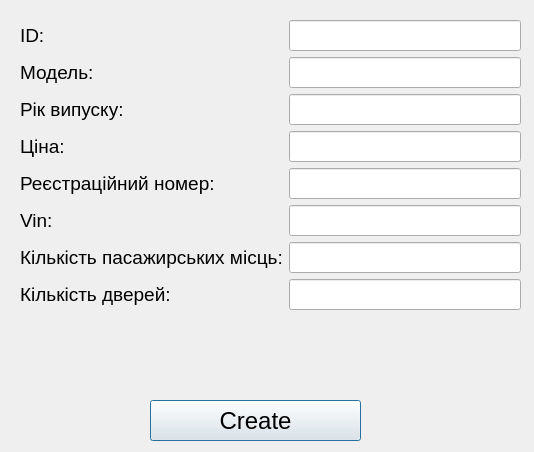
<?xml version="1.0" encoding="UTF-8"?>
<ui version="4.0">
 <class>CreateCar</class>
 <widget class="QDialog" name="CreateCar">
  <property name="geometry">
   <rect>
    <x>0</x>
    <y>0</y>
    <width>534</width>
    <height>452</height>
   </rect>
  </property>
  <property name="windowTitle">
   <string>Dialog</string>
  </property>
  <property name="styleSheet">
   <string notr="true"/>
  </property>
  <widget class="QWidget" name="formWidget" native="true">
   <property name="geometry">
    <rect>
     <x>20</x>
     <y>20</y>
     <width>501</width>
     <height>371</height>
    </rect>
   </property>
   <layout class="QFormLayout" name="formLayout">
    <item row="0" column="0">
     <widget class="QLabel" name="label_2">
      <property name="font">
       <font>
        <pointsize>14</pointsize>
       </font>
      </property>
      <property name="styleSheet">
       <string notr="true"/>
      </property>
      <property name="text">
       <string>ID:</string>
      </property>
     </widget>
    </item>
    <item row="0" column="1">
     <widget class="QLineEdit" name="idLe">
      <property name="font">
       <font>
        <pointsize>14</pointsize>
       </font>
      </property>
     </widget>
    </item>
    <item row="1" column="0">
     <widget class="QLabel" name="label_3">
      <property name="font">
       <font>
        <pointsize>14</pointsize>
       </font>
      </property>
      <property name="styleSheet">
       <string notr="true"/>
      </property>
      <property name="text">
       <string>Модель:</string>
      </property>
     </widget>
    </item>
    <item row="1" column="1">
     <widget class="QLineEdit" name="modelsLe">
      <property name="font">
       <font>
        <pointsize>14</pointsize>
       </font>
      </property>
     </widget>
    </item>
    <item row="2" column="0">
     <widget class="QLabel" name="label_4">
      <property name="font">
       <font>
        <pointsize>14</pointsize>
       </font>
      </property>
      <property name="styleSheet">
       <string notr="true"/>
      </property>
      <property name="text">
       <string>Рік випуску:</string>
      </property>
     </widget>
    </item>
    <item row="2" column="1">
     <widget class="QLineEdit" name="yearofManufactureLe">
      <property name="font">
       <font>
        <pointsize>14</pointsize>
       </font>
      </property>
     </widget>
    </item>
    <item row="3" column="0">
     <widget class="QLabel" name="label_5">
      <property name="font">
       <font>
        <pointsize>14</pointsize>
       </font>
      </property>
      <property name="styleSheet">
       <string notr="true"/>
      </property>
      <property name="text">
       <string>Ціна:</string>
      </property>
     </widget>
    </item>
    <item row="3" column="1">
     <widget class="QLineEdit" name="priceLe">
      <property name="font">
       <font>
        <pointsize>14</pointsize>
       </font>
      </property>
     </widget>
    </item>
    <item row="4" column="0">
     <widget class="QLabel" name="label_6">
      <property name="font">
       <font>
        <pointsize>14</pointsize>
       </font>
      </property>
      <property name="styleSheet">
       <string notr="true"/>
      </property>
      <property name="text">
       <string>Реєстраційний номер:</string>
      </property>
     </widget>
    </item>
    <item row="4" column="1">
     <widget class="QLineEdit" name="registrationNumberLe">
      <property name="font">
       <font>
        <pointsize>14</pointsize>
       </font>
      </property>
     </widget>
    </item>
    <item row="5" column="0">
     <widget class="QLabel" name="label_7">
      <property name="font">
       <font>
        <pointsize>14</pointsize>
       </font>
      </property>
      <property name="styleSheet">
       <string notr="true"/>
      </property>
      <property name="text">
       <string>Vin:</string>
      </property>
     </widget>
    </item>
    <item row="5" column="1">
     <widget class="QLineEdit" name="vinLe">
      <property name="font">
       <font>
        <pointsize>14</pointsize>
       </font>
      </property>
     </widget>
    </item>
    <item row="6" column="0">
     <widget class="QLabel" name="label_8">
      <property name="font">
       <font>
        <pointsize>14</pointsize>
       </font>
      </property>
      <property name="styleSheet">
       <string notr="true"/>
      </property>
      <property name="text">
       <string>Кількість пасажирських місць:</string>
      </property>
     </widget>
    </item>
    <item row="6" column="1">
     <widget class="QLineEdit" name="numberofPassengerSeatsLe">
      <property name="font">
       <font>
        <pointsize>14</pointsize>
       </font>
      </property>
     </widget>
    </item>
    <item row="7" column="0">
     <widget class="QLabel" name="label_10">
      <property name="font">
       <font>
        <pointsize>14</pointsize>
       </font>
      </property>
      <property name="styleSheet">
       <string notr="true"/>
      </property>
      <property name="text">
       <string>Кількість дверей:</string>
      </property>
     </widget>
    </item>
    <item row="7" column="1">
     <widget class="QLineEdit" name="numberofDoorsLe">
      <property name="font">
       <font>
        <pointsize>14</pointsize>
       </font>
      </property>
     </widget>
    </item>
   </layout>
  </widget>
  <widget class="QPushButton" name="confirmCarButton">
   <property name="geometry">
    <rect>
     <x>150</x>
     <y>400</y>
     <width>211</width>
     <height>41</height>
    </rect>
   </property>
   <property name="font">
    <font>
     <pointsize>18</pointsize>
    </font>
   </property>
   <property name="styleSheet">
    <string notr="true"/>
   </property>
   <property name="text">
    <string>Create</string>
   </property>
  </widget>
 </widget>
 <resources/>
 <connections/>
</ui>
